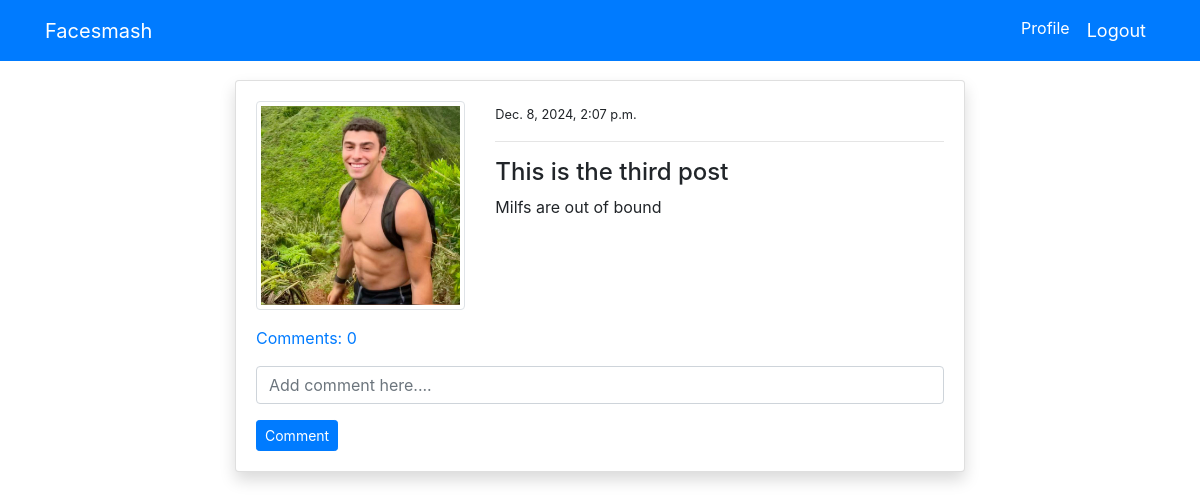
Page /post_detail/2/ (signed in) on the committed database.
### blog/models.py (models this page shows, shortened)
class PostModel(models.Model):
    title = models.CharField(max_length=100)
    content = models.TextField()
    author = models.ForeignKey(User, on_delete=models.CASCADE)
    date_created = models.DateTimeField(auto_now_add=True)
    class Meta:
        ordering = ('-date_created',)
    def comment_count(self):
        return self.comment_set.all().count()
    def comments(self):
        return self.comment_set.all()

### users/models.py (models this page shows, shortened)
class ProfileModel(models.Model):
    user = models.OneToOneField(User, on_delete=models.CASCADE)
    image = models.ImageField(default='default.jpg', upload_to='profile', validators=[
                              FileExtensionValidator(['png', 'jpg'])])

### blog/views.py (the view)
# urls.py: path('post_detail/<int:pk>/', views.post_detail, name='blog-post-detail'),
@login_required
def post_detail(request, pk):
    post = PostModel.objects.get(id=pk)
    if request.method == 'POST':
        c_form = CommentForm(request.POST)
        if c_form.is_valid():
            instance = c_form.save(commit=False)
            instance.user = request.user
            instance.post = post
            instance.save()
            return redirect('blog-post-detail', pk=post.id)
    else:
        c_form = CommentForm()
    context = {
        'post': post,
        'c_form': c_form,
    }
    return render(request, 'blog/post_detail.html', context)

### blog/forms.py
class CommentForm(forms.ModelForm):
    content = forms.CharField(
        label='', widget=forms.TextInput(attrs={'placeholder': 'Add comment here....'}))
    class Meta:
        model = Comment
        fields = ('content',)

### templates/blog/post_detail.html (shortened to what this page needs)
{% extends 'partials/base.html' %}
{% load crispy_forms_tags %}
{% block content %}
<div class="container">
    <div class="row mt-5 pt-3">
        <div class="col-md-8 offset-md-2">
            <div class="card my-3 shadow">
                <div class="card-body">
                    <div class="row">
                        <div class="col-md-4">
                            <img class="img-thumbnail" src="{{ post.author.profilemodel.image.url }}" alt="profile-img">
                        </div>
                        <div class="col-md-8">
                            <small>{{ post.date_created }}</small>
                            <hr>
                            <h4>{{ post.title }}</h4>
                            <p>
                                {{ post.content }}
                            </p>
                        </div>
                    </div>
                    <p class="mt-3">
                        <a class="" data-toggle="collapse" href="#collapseExample" role="button" aria-expanded="false"
                            aria-controls="collapseExample">
                            Comments: {{ post.comment_count }}
                        </a>
                    </p>
                    <form method="POST">
                        {{ c_form|crispy }}
                        <input class="btn btn-primary btn-sm" type="submit" value="Comment">
                    </form>
                </div>
            </div>
        </div>
    </div>
</div>
{% endblock %}

### rows in the picture
PostModel: author.profilemodel.image (picture), date_created "Dec. 8, 2024, 2:07 p.m.", title "This is the third post", content "Milfs are out of bound", comment_count "0"
